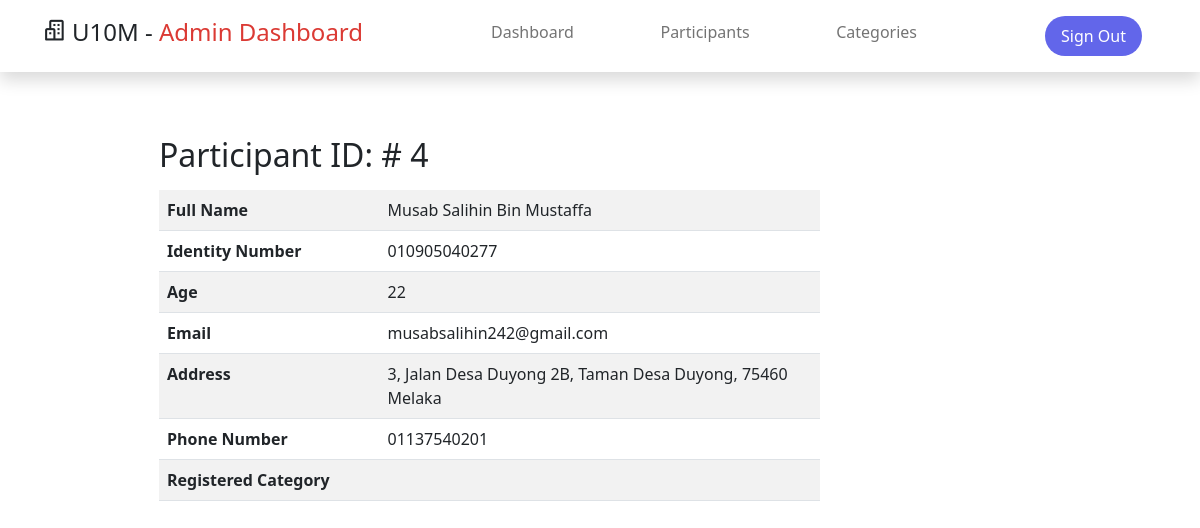
Page /admin/view-participant.php?id=4 (signed in) on the committed database.
### tables this page shows
CREATE TABLE IF NOT EXISTS `participants` (
  `id` int NOT NULL AUTO_INCREMENT,
  `full_name` varchar(100) NOT NULL,
  `ic` varchar(12) NOT NULL,
  `password` varchar(20) NOT NULL,
  `age` int NOT NULL,
  `email` varchar(50) NOT NULL,
  `address` varchar(300) NOT NULL,
  `phone` varchar(15) NOT NULL,
  PRIMARY KEY (`id`),
  UNIQUE KEY `ic` (`ic`,`email`)
);

### admin/view-participant.php (the view, shortened to what this page needs)
<!DOCTYPE html>
<html lang="en">
<head>
    <link href="../assets/css/bootstrap.css" rel="stylesheet">
    <link href="../assets/css/boxicon.min.css" rel="stylesheet">
    <link rel="stylesheet" href="../assets/css/templatemo.css">
    <link rel="stylesheet" href="../assets/css/custom.css">
</head>
<body>
    <?php
    include("connect.php");
    $id = $_GET['id'];
    if(isset($_SESSION['id']) && isset($_SESSION['role']) && $_SESSION['role'] == 'ADMIN'){
    $sql = "SELECT participants.*, categories.id category_id,categories.category_name, rp.id rp_id,rp.paid
    FROM participants
    LEFT JOIN registered_participants rp
    ON participants.ic=rp.participant_ic
    LEFT JOIN categories
    ON rp.category_id=categories.id
    WHERE participants.id = $id";
    $result = mysqli_query($con, $sql);
    $row = mysqli_fetch_array($result);
    include("../component/navbarAdmin.php");
    ?>
    <div class="container py-5 min-vh-100">
        <div class="container-fluid mx-auto">
            <div class="row justify-content-center">
                <main class="col-md-9 col-lg-10 px-md-4">
                    <h2 class="my-3">Participant ID: #
                        <?php echo $row['id']; ?>
                    </h2>
                    <div class="col-12 col-lg-9">
                        <table class="table table-responsive table-striped ">
                            <tr>
                                <th class="col-4">Full Name</th>
                                <td class="col-8">
                                    <?php echo $row['full_name']; ?>
                                </td>
                            </tr>
                            <tr>
                                <th>Identity Number</th>
                                <td>
                                    <?php echo $row['ic']; ?>
                                </td>
                            </tr>
                            <tr>
                                <th>Age</th>
                                <td>
                                    <?php echo $row['age']; ?>
                                </td>
                            </tr>
                            <tr>
                                <th>Email</th>
                                <td>
                                    <?php echo $row['email']; ?>
                                </td>
                            </tr>
                            <tr>
                                <th>Address</th>
                                <td>
                                    <?php echo $row['address']; ?>
                                </td>
                            </tr>
                            <tr>
                                <th>Phone Number</th>
                                <td>
                                    <?php echo $row['phone']; ?>
                                </td>
                            </tr>
                            <tr>
                                <th>Registered Category</th>
                                <td>
                                    <table class="col-12">
                                        <tr>
                                            <td class="col-6">
                                            </td>
                                            <td class="col-2 text-center text-muted">
                                            </td>
                                        </tr>
                                    </table>
                                </td>
                            </tr>
                        </table>
                    </div>
                </main>
            </div>
        </div>
    </div>
    <?php
    }
    else{
        include("../component/Authorization.php");
    }
    ?>
</body>
</html>

### assets/css/templatemo.css (style rules this page uses)
html { font-family: 'Open Sans', sans-serif; }

### rows in the picture
participants: id "4", full_name "Musab Salihin Bin Mustaffa", ic "010905040277", age "22", email "musabsalihin242@gmail.com", address "3, Jalan Desa Duyong 2B, Taman Desa Duyong, 75460 Melaka", phone "01137540201"
